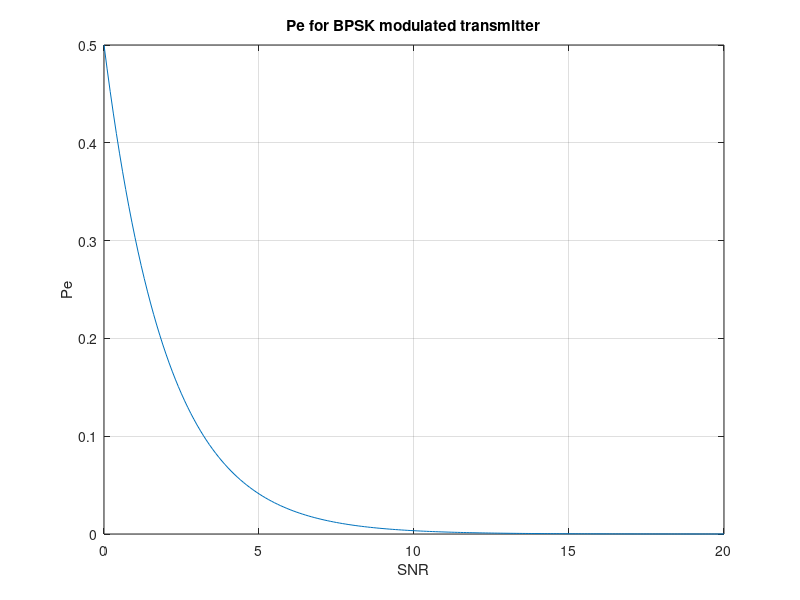

MATLAB code to generate this figure:
% MatLab Program to plot Probability of Bit Error for BPSK modulated transmitter.


clc; clear all; close all;
SNR = 0:0.1:20;
f = 0.5.*exp(-(SNR/2));
plot(SNR,f)
hold on 

xlabel('SNR'); 
ylabel('Pe'); 
title('Pe for BPSK modulated transmitter')
grid on 